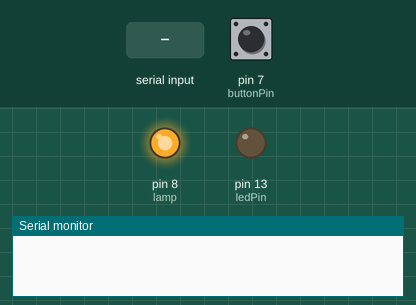
This sketch was run on a simulated Arduino Uno, built with avr-gcc and run on an emulated ATmega328P. Parts: output pins drawn as LEDs (lit = HIGH), the last lines printed to the serial monitor. The test bench sets the inputs (shaded band); at power-on: pin 7 (buttonPin) LOW.

Above: at 1.2 s.
1.3 s: "2\n" received over the second serial link
At 2.6 s:
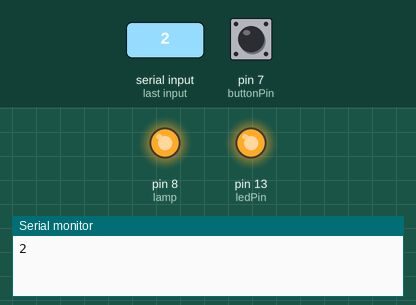
Timing chart, 0 to 4.3 s (numbered marks = the images above; inputs shaded):
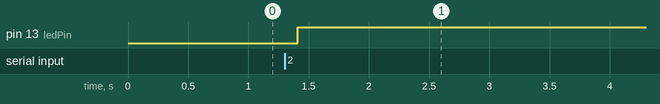

The sketch:

msg-v3.ino
```cpp
/*
 *     Fonte de Estudo:
 *          Projeto Curto Circuito - Módulo HC12 – Conectando dois Arduinos (Emissor)
 *          http://hausofpayne.weebly.com/hc12teletype.html
 *
 *      observacoes:
 *            a) porta serial possui um buffer de 64bytes;
 *            b) a funcao read() le retirando o byte do buffer, caso queira mante-lo usar funcao peek()
 *            c) available() retorna o numero de bytes no buffer
 *
 */

#include <SoftwareSerial.h> // Inclui Biblioteca
#define buttonPin 7 // pino do button
#define ledPin 13  // pino do LED
#define lamp 8  // pino do LED
SoftwareSerial HC12(2, 3);        // Simula RX e TX em outras portas

char input;
String msgTX = "";
String msgRX = "";

int incomingByte;


void setup()
{
  pinMode(lamp, OUTPUT);
  pinMode(ledPin, OUTPUT);            // Declara que ledPin é uma saída
  pinMode(buttonPin, INPUT);          // Declara que buttonPin é uma entrada
  HC12.begin(9600);                  // Taxa de transferência do HC12
  Serial.begin(9600);                // Taxa de transferência da Serial
  digitalWrite(lamp, HIGH);
}
void loop()
{
  // **** bloco de envio ****
  if (Serial.available()>0)    // se tiver byte no buffer da serial satifaza condicao
  {
    input=Serial.read(); // realiza leitura do buffer serial, conform le ja retira o byte
    if (input != '\r' && input != '\n')  // retirada dos bytes de recuo de carro e nova linha
    {
      msgTX += char(input);  // monta a string dos caracteres colocados no buffer da serial
    }
  }
  else
  {
    delay(200);
    if(msgTX.length() != 0)     // se tiver msg tranfere pelo modulo HC-12
    {
      for (int i = 0; i < msgTX.length(); i++)
      {
        HC12.write(msgTX.charAt(i));  // tranfere pelo modulo HC-12 byte a byte
      }
      Serial.println(msgTX);  // no fim da TX imprime o conteudo transmitido
      msgTX = "";  // limpa a string com conteudo transmitido
    }
  }

  // **** bloco de recepcao ****
  while (HC12.available() > 0)
  {
    delay(5);   // gera um atraso antes realizar leitura do buffer
    incomingByte = HC12.read();   // leitura do que chega pelo RX no modulo HC-12
    if (incomingByte != '\r' && incomingByte != '\n')       // retirada dos bytes de recuo de carro e nova linha
    {
      msgRX = msgRX + char(incomingByte);    // monta string por meio da recepcao de caracter e caractere
    }
  }
  if(msgRX.length() != 0)  // se tiver msg imprime na serial
  {
    Serial.println(msgRX);

    // Se msg recebida for igual a:
    if (msgRX.endsWith("LED") || msgRX.endsWith("2"))
    {
      digitalWrite(ledPin, HIGH); // acende o LED
    }
    else if (msgRX.endsWith("led"))
    {
      digitalWrite(ledPin, LOW); // apaga o LED
    }
    else if (msgRX.endsWith("LAMPADA"))
    {
      digitalWrite(lamp, LOW); // apaga o LED
    }
    else if (msgRX.endsWith("lampada"))
    {
      digitalWrite(lamp, HIGH); // apaga o LED
    }
    msgRX = "";
  }

  int buttonState = digitalRead(buttonPin);   // Armazena o estado lógico do botão
  if (buttonState == 1) // Se o botão for pressionado
  {
    HC12.write('2');                      // TX pelo modulo HC-12

  }

}
```

Measured:
- after the input at 1.3 s, pin 13 (ledPin): LOW → HIGH after 0.11 s
